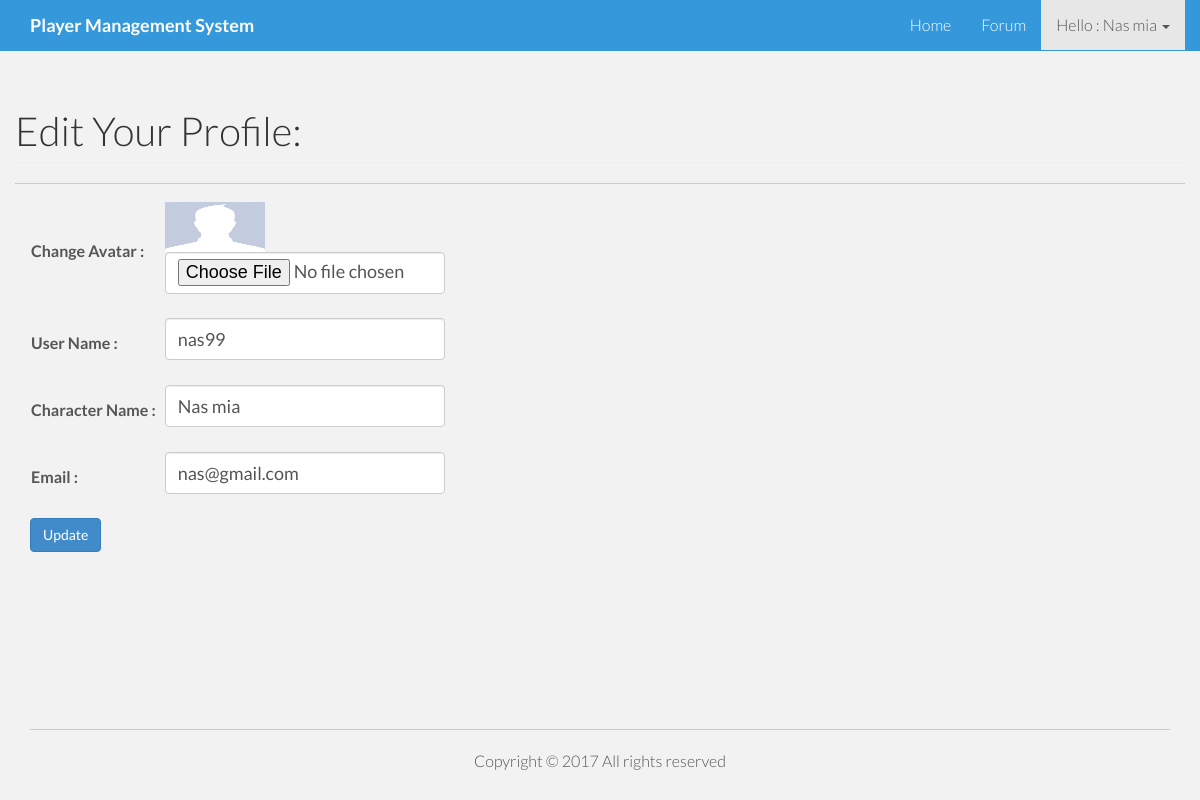
The app's page /editprofile.php (signed in) with its own data.
### tables this page shows
CREATE TABLE `tbl_users` (
  `id` int(16) NOT NULL,
  `username` varchar(255) NOT NULL,
  `character_name` varchar(255) NOT NULL,
  `email` varchar(255) NOT NULL,
  `avatar` varchar(255) DEFAULT 'upload/default_avatar.jpg',
  `password` varchar(255) NOT NULL,
  `division` int(16) NOT NULL DEFAULT '1',
  `rank` int(16) NOT NULL DEFAULT '1'
);

### lib/Database.php (called while the page is built, shortened)
<?php
Class Database{
	public $host   = DB_HOST;
	public $user   = DB_USER;
	public $pass   = DB_PASS;
	public $dbname = DB_NAME;
	public $link;
	private function connectDB(){
	$this->link = new mysqli($this->host, $this->user, $this->pass, $this->dbname);
 }
	public function select($query){
		$result = $this->link->query($query) or die($this->link->error.__LINE__);
		if($result->num_rows > 0){
			return $result;
		} else {
			return false;
		}
	}
}

### lib/Session.php (called while the page is built, shortened)
<?php
	class Session
	{
		public static function get($key){
			if(isset($_SESSION[$key])){
				return $_SESSION[$key];
		}else{
			return false;
		}
	}
}
 ?>

### editprofile.php (the view, shortened to what this page needs)
<?php include 'inc/header.php'; ?>
        <div class="row">
            <div class="col-lg-12">
                <h1 class="page-header">
                    Edit Your Profile:
                </h1><hr>
            </div>
        </div>
         <div class="col-sm-6 col-md-8">
        <?php
                $id = Session::get('userId');
        ?>
            <?php
                $query = "select * from tbl_users where id='$id'";
                $singleuser = $db->select($query);
                if($singleuser){
                while ($result = $singleuser->fetch_assoc()) {
            ?>
                   <form action="" method="post" enctype="multipart/form-data">
                        <table class="form">
                        <tr>
                            <td>
                                <label class="form-group">Change Avatar :   &nbsp;&nbsp;&nbsp;&nbsp;&nbsp; </label>
                            </td>
                            <td>
                                <img src="<?php echo  $result['avatar']; ?>" height="50px" width="100px"/><br/>
                                <input class="form-control" name="image" type="file" /><br>
                            </td>
                        </tr>
                        <tr>
                            <td>
                                <label class="form-group">User Name :</label>
                            </td>
                            <td>
                                <input name="username" class="form-control" type="text" value="<?php echo $result['username']; ?>" class="medium" /><br>
                            </td>
                        </tr>
                        <tr>
                            <td>
                                <label class="form-group">Character Name :</label>
                            </td>
                            <td>
                                <input name="character_name" class="form-control" type="text" value="<?php echo $result['character_name']; ?>" class="medium" /><br>
                            </td>
                        </tr>
                        <tr>
                            <td>
                                <label class="form-group">Email :</label>
                            </td>
                            <td>
                                <input name="email" class="form-control" type="email" value="<?php echo $result['email']; ?>" class="medium" /><br>
                            </td>
                        </tr>
                        </table>
                        <button type="submit" class="btn btn-primary">Update</button>
                    </form>
                      <?php } } ?>
                    </div>
<?php include 'inc/footer.php'; ?>

### assets/css/main.css (style rules this page uses)
body { background-color: #f2f2f2; font-family: 'Lato', sans-serif; font-weight: 300; font-size: 16px; color: #555; -webkit-font-smoothing: antialiased; -webkit-overflow-scrolling: touch; }
h1, h2, h3, h4, h5, h6 { font-family: 'Lato', sans-serif; font-weight: 300; color: #333; }
h1 { font-size: 40px; }
hr { display: block; height: 1px; border: 0; border-top: 1px solid #ccc; margin: 1em 0; padding: 0; }
.form-control { height: 42px; font-size: 18px; width: 280px; }
html, body { margin:0; padding:0; height:100%; }

### records on screen
tbl_users: avatar (placeholder picture), username "nas99", character_name "Nas mia", email "nas@gmail.com"

### other values on screen
Session::get('characterName') "Nas mia"
